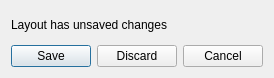
<?xml version="1.0" encoding="UTF-8"?>
<ui version="4.0">
 <class>ActionDialog</class>
 <widget class="QDialog" name="ActionDialog">
  <property name="geometry">
   <rect>
    <x>0</x>
    <y>0</y>
    <width>255</width>
    <height>78</height>
   </rect>
  </property>
  <property name="windowTitle">
   <string>Dialog</string>
  </property>
  <layout class="QGridLayout" name="gridLayout">
   <item row="1" column="0">
    <widget class="QDialogButtonBox" name="buttonBox">
     <property name="standardButtons">
      <set>QDialogButtonBox::Cancel|QDialogButtonBox::Discard|QDialogButtonBox::Save</set>
     </property>
    </widget>
   </item>
   <item row="0" column="0">
    <widget class="QLabel" name="label">
     <property name="text">
      <string>Layout has unsaved changes</string>
     </property>
    </widget>
   </item>
  </layout>
 </widget>
 <resources/>
 <connections/>
</ui>
